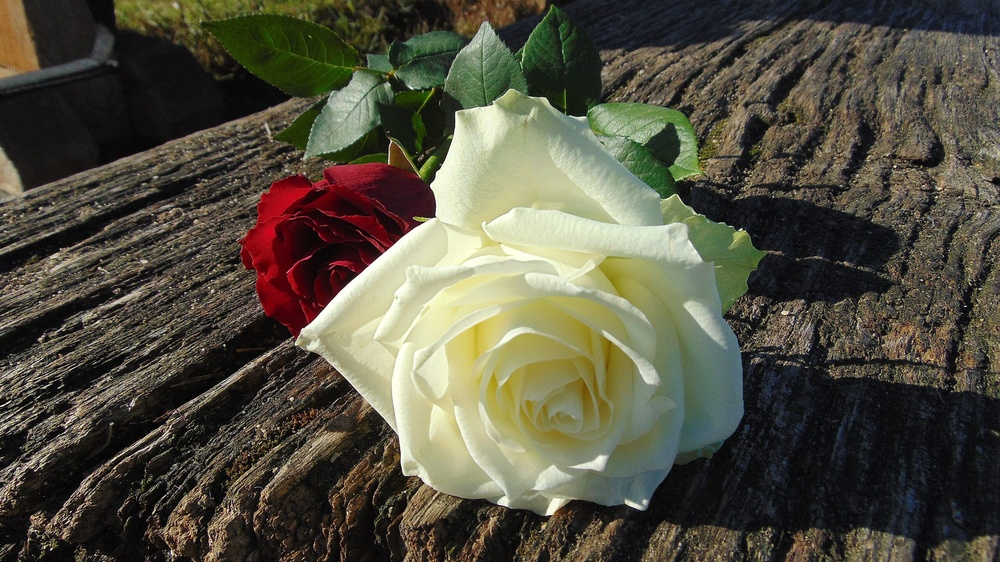
#> input picture Histogram/beyaz_gul.jpg, 1000 x 562 px, shrunk from 2560 x 1440 before the run
$ python main.py
#> lines starting #> are read from the running program, lines starting #| are printed output that depends on the picture
import cv2
from matplotlib import pyplot as plt

foto_gri = cv2.imread("beyaz_gul.jpg",0)
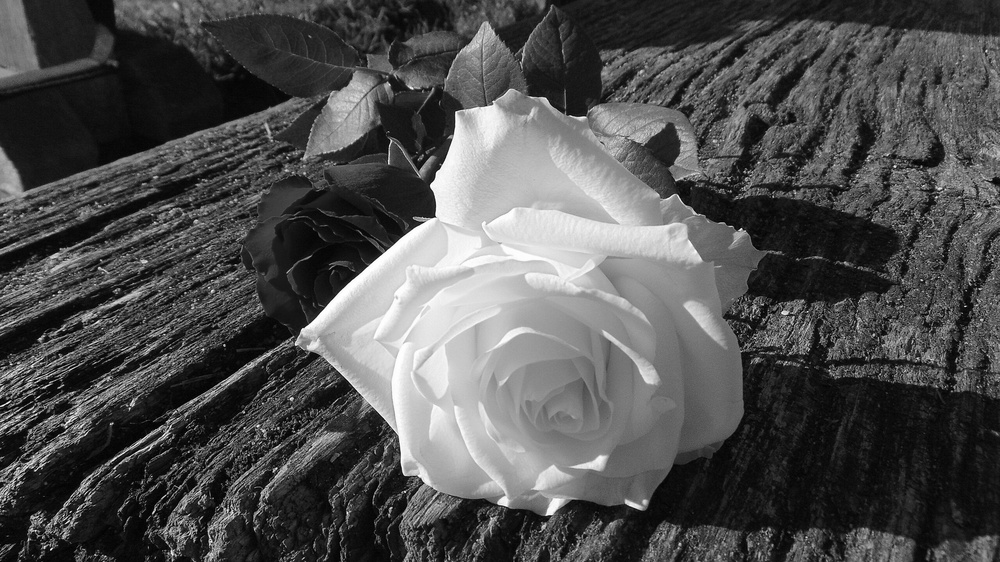
#> foto_gri: shape (562, 1000); min 0, max 255, mean 79.8


hist_gri = cv2.calcHist([foto_gri], [0],None,[256],[0,256])
#> hist_gri = 256 values, max 10119 at index 15, min 176 at index 1, mean 2195.3
plt.title("Gri Görüntü Histogram")
plt.figure(1)
plt.plot(hist_gri)
plt.show()
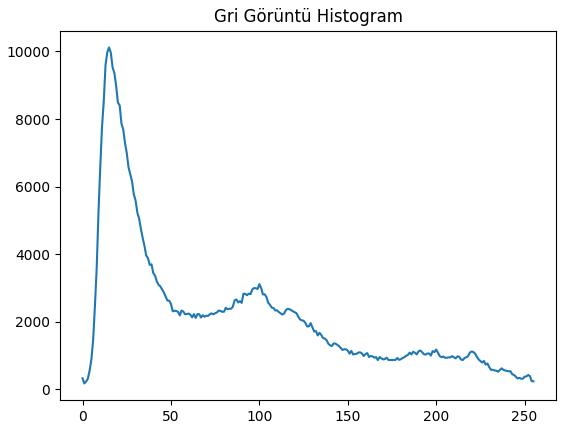
#> figure drawn by matplotlib, 1 panel; curve peaks at x = 15, y = 10119
